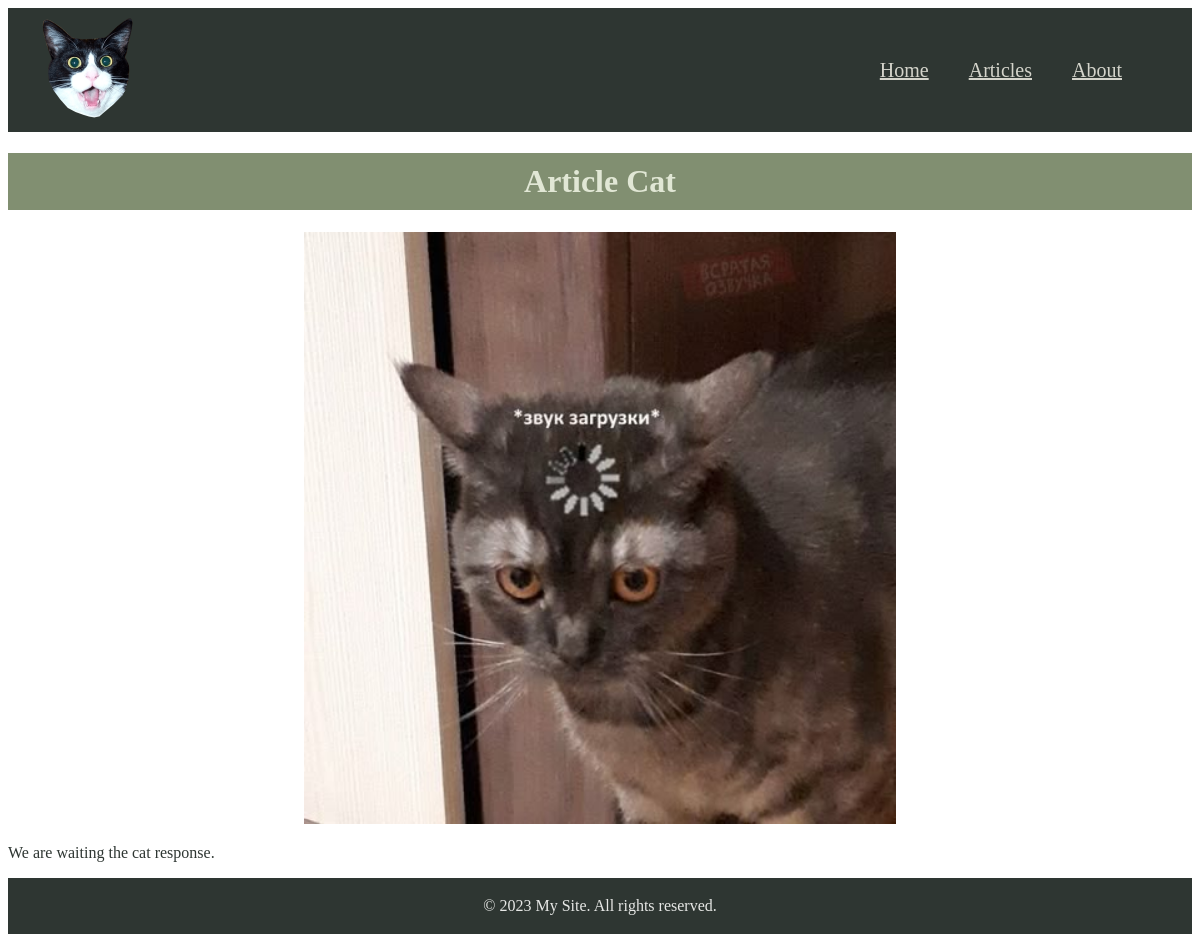
The app's page /articles/article-cat-1 with its own data.
### articles/models.py (models this page shows, shortened)
class Article(models.Model):
    title = models.CharField(max_length=200)
    slug = models.SlugField()
    body = models.TextField()
    date = models.DateTimeField(auto_now_add=True)
    thumbnail = models.ImageField(upload_to="images/", blank=True)

### articles/views.py (the view)
# urls.py: path('<slug:slug>', views.article_item, name='article_detail'),
def article_item(request, slug):
    article = Article.objects.get(slug=slug)
    return render(request, 'articles/article_item.html', {'article': article})

### articles/templates/articles/article_item.html (shortened to what this page needs)
{% extends "base_layout.html" %}
{% block content %}
<div class="article-detail">
    <h1>{{ article.title }}</h1>
    <img src="{{ article.thumbnail.url }}" alt="">
    <p>{{ article.body }}</p>
</div>
{% endblock content %}

### static/css/style.css (style rules this page uses)
h1 { padding: 10px 0; text-align: center; color: #e1e7d5; background-color: #818f71; }
p { color: #e7e8e6; }
.article-detail > p { color: #2e3632; }
.article-detail > img { display: block; margin: 20px auto; width: 50%; }

### records on screen
Article: title "Article Cat", thumbnail (picture), body "We are waiting the cat response."
